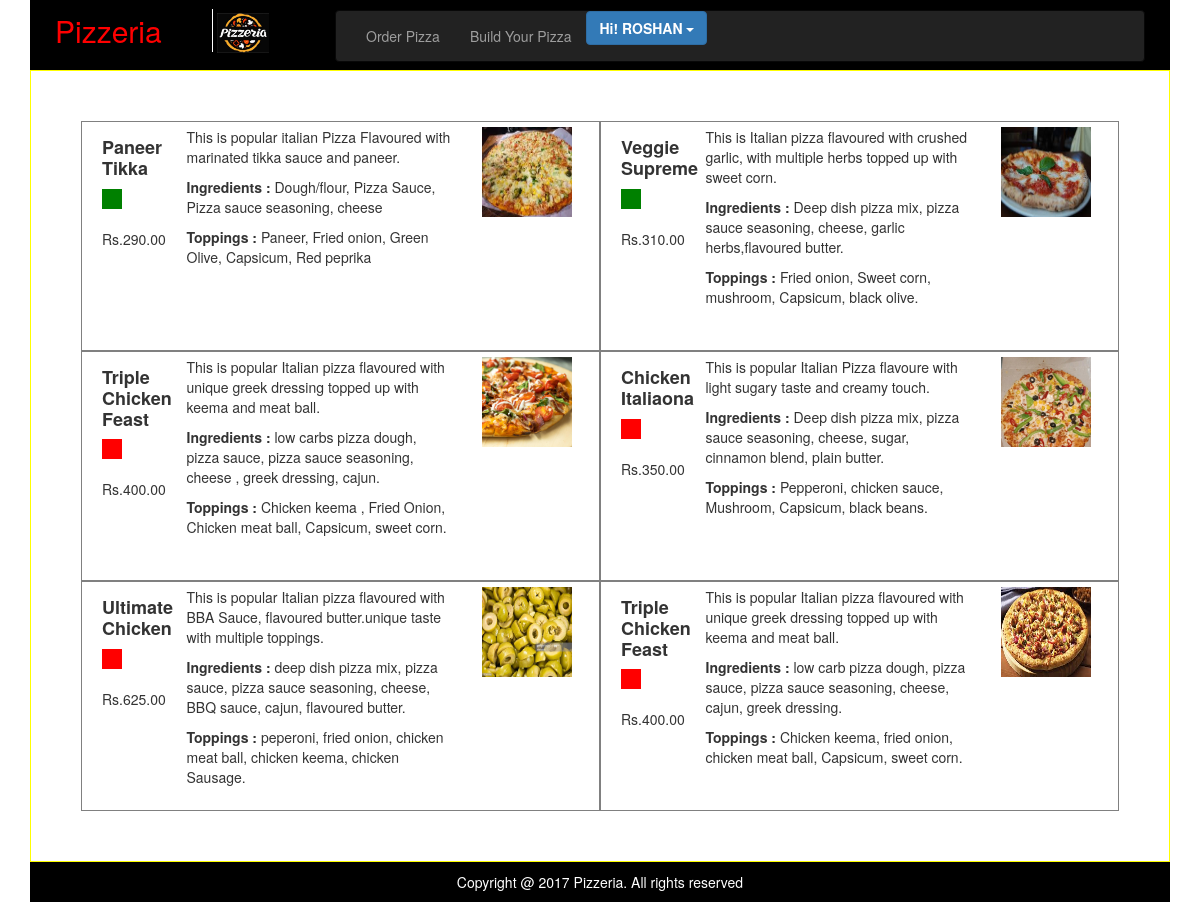
/order.php (signed in), run on the app's committed database.
### tables this page shows
CREATE TABLE IF NOT EXISTS `product` (
  `id` int(11) NOT NULL AUTO_INCREMENT,
  `name` varchar(250) NOT NULL,
  `price` decimal(10,2) NOT NULL,
  `details` text NOT NULL,
  `type` enum('veg','non-veg') NOT NULL,
  `ingredients` text DEFAULT NULL,
  `toppings` text DEFAULT NULL,
  `image` varchar(150) DEFAULT NULL,
  PRIMARY KEY (`id`)
);

### order.php (the view)
<?php require 'header.php'; ?>
<div class="col-md-12 content">
    <?php
    $res = $conn->query("SELECT * FROM product");
    while ($row = $res->fetch_object()) {
        $item_name = $row->name;
        $type = $row->type;
        $price = @number_format($row->price, 2);
        ?>
        <div class="col-md-6 item">
            <div class="col-md-2">
                <div><h4><b><?php echo $item_name; ?></b></h4></div>
                <div class="<?php echo $type; ?>">&nbsp;</div><br>
                <div class="price">Rs.<?php echo $price; ?></div>
            </div>
            <div class="col-md-7">
                <p><?php echo $row->details; ?></p>
                <div>
                    <p><b>Ingredients : </b><?php echo $row->ingredients; ?></p>
                </div>
                <div>
                    <p><b>Toppings : </b><?php echo $row->toppings; ?></p>
                </div>
            </div>
            <div class="col-md-2">
                <img class="item-image" src="assets/images/products/<?php echo $row->image; ?>"/>
            </div>
        </div>
        <?php
    }
    ?>
</div>
<?php require 'footer.php'; ?>

### assets/css/style.css (style rules this page uses)
.content { border:1px solid yellow; padding:50px !important; min-height:500px !important; }
.item { border:1px solid gray; padding:5px; min-height:230px; }
.item-image { width:90px; height:90px; }
.veg { background-color:green; width:20px; height:20px; }
.non-veg { background-color:red; width:20px; height:20px; }

### data on the page
product: name "Paneer Tikka", price "290.00", details "This is popular italian Pizza Flavoured with marinated tikka sauce and paneer.", ingredients "Dough/flour, Pizza Sauce, Pizza sauce seasoning, cheese", toppings "Paneer, Fried onion, Green Olive, Capsicum, Red peprika", image (picture)
product: name "Veggie Supreme", price "310.00", details "This is Italian pizza flavoured with crushed garlic, with multiple herbs topped up with sweet corn.", ingredients "Deep dish pizza mix, pizza sauce seasoning, cheese, garlic herbs,flavoured butter.", toppings "Fried onion, Sweet corn, mushroom, Capsicum, black olive.", image (picture)
product: name "Triple Chicken Feast", price "400.00", details "This is popular Italian pizza flavoured with unique greek dressing topped up with keema and meat ball.", ingredients "low carbs pizza dough, pizza sauce, pizza sauce seasoning, cheese , greek dressing, cajun.", toppings "Chicken keema , Fried Onion, Chicken meat ball, Capsicum, sweet corn.", image (picture)
product: name "Chicken Italiaona", price "350.00", details "This is popular Italian Pizza flavoure with light sugary taste and creamy touch.", ingredients "Deep dish pizza mix, pizza sauce seasoning, cheese, sugar, cinnamon blend, plain butter.", toppings "Pepperoni, chicken sauce, Mushroom, Capsicum, black beans.", image (picture)
product: name "Ultimate Chicken", price "625.00", details "This is popular Italian pizza flavoured with BBA Sauce, flavoured butter.unique taste with multiple toppings.", ingredients "deep dish pizza mix, pizza sauce, pizza sauce seasoning, cheese, BBQ sauce, cajun, flavoured butter.", toppings "peperoni, fried onion, chicken meat ball, chicken keema, chicken Sausage.", image (picture)
product: name "Triple Chicken Feast", price "400.00", details "This is popular Italian pizza flavoured with unique greek dressing topped up with keema and meat ball.", ingredients "low carb pizza dough, pizza sauce, pizza sauce seasoning, cheese, cajun, greek dressing.", toppings "Chicken keema, fried onion, chicken meat ball, Capsicum, sweet corn.", image (picture)

### other printed values
$_SESSION['aUser']->name "ROSHAN"
